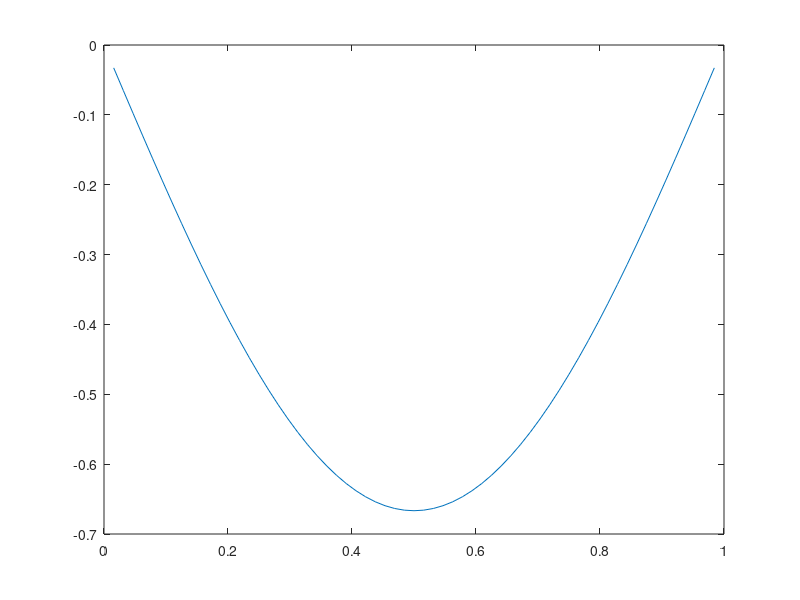

The MATLAB script that drew this image: (Note: this script raises an error after producing the figure.)
Nh = 63;
h = 1/(Nh+1);
eh = ones(Nh,1);
hmesh = (h:h:1-h)';
k0 = 5*pi;
A = 1/h^2 * spdiags([-eh 2*eh -eh], -1:1, Nh, Nh) - ...
  k0^2 * spdiags(eh, 0, Nh, Nh);

f = -8*pi^2 * sin(pi*hmesh);
xstar = A \ f;
plot(hmesh,xstar-sin(pi*hmesh));
pause

x0 = xstar + rand(Nh,1)*1e-4;
x = x0;
maxiter = 100;
err = zeros(maxiter,1);

for k = 1 : maxiter
  x = gssmooth(Nh,h,k0,x0,f,10);
  x0 = x;
  err(k) = norm(x-xstar,2);
  % err(k) = norm(A*x-f,2);
  if( mod(k,1) == 0 )
    k
    clf
    hold on
    % plot(hmesh, x)
    % plot(hmesh, xstar, 'r--');
    plot( x - xstar )
    hold off
    pause
  end
end

semilogy(1:maxiter, err);

